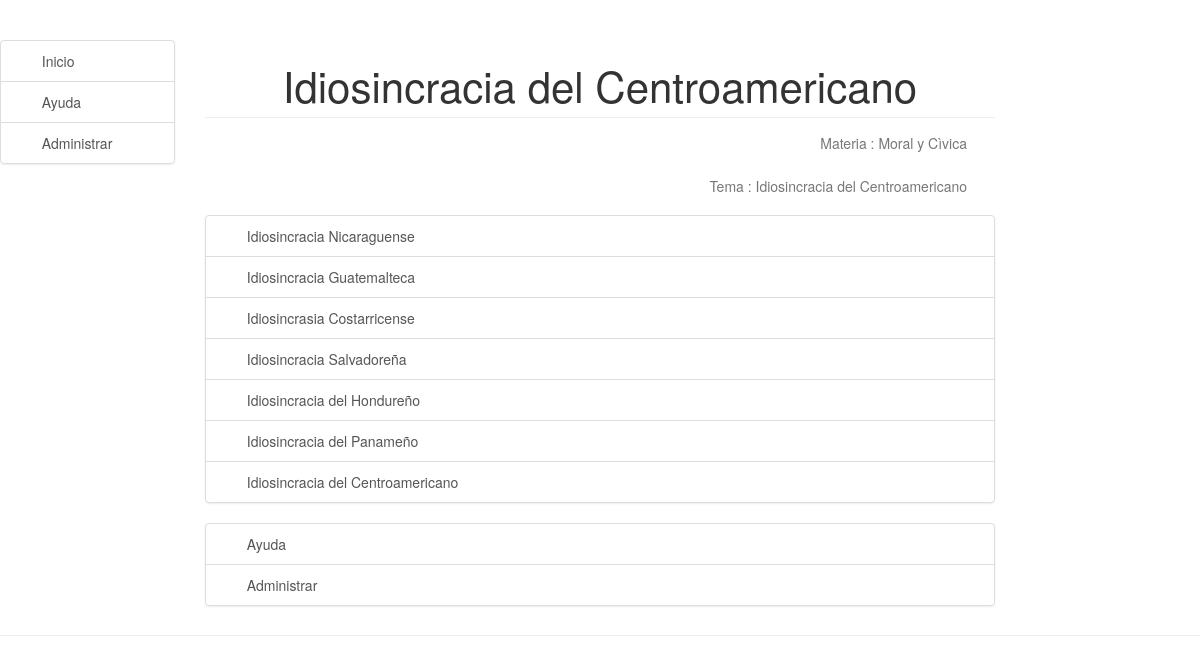
Screenshot of /didData/ActividadDet/3/ with the database file from the repository.
### didData/models.py (models this page shows, shortened)
class ActividadDet(models.Model):
    idActividad = models.ForeignKey(Actividad)
    identificacion = models.IntegerField()
    nombre = models.CharField(max_length=100)
    descripcion = models.TextField()
    contenido = models.TextField()
    mediaAsociado = models.CharField(max_length=50)
    sonido = models.CharField(max_length=50)
    video = models.CharField(max_length=50)
    imagen = models.CharField(max_length=50)
    slider = models.CharField(max_length=50)
    otroMedia = models.CharField(max_length=50)
    activa = models.BooleanField()

class Actividad(models.Model):
    idTema = models.ForeignKey(Tema)
    idTipoActividad = models.ForeignKey(TipoActividad)
    identificacion = models.IntegerField()
    nombre = models.CharField(max_length=200)
    descripcion = models.TextField()
    comentario = models.TextField()
    activa = models.BooleanField()

class Tema(models.Model):
    idMateria = models.ForeignKey(Materia)
    identificacion = models.IntegerField()
    nombre = models.CharField(max_length=200)
    descripcion = models.TextField()
    comentario = models.TextField
    activa = models.BooleanField()

class Materia(models.Model):
    identificacion = models.IntegerField()
    nombre = models.CharField(max_length=50)
    descripcion = models.TextField()
    comentario = models.TextField
    activa = models.BooleanField()

### didData/views.py (the view)
# urls.py: url(r'^didData/ActividadDet/(?P<pk>[0-9]+)/$', views.detalleActividadArdora, name='detalleActividadArdora'),
def detalleActividadArdora(request, pk):
    estaactividad = get_object_or_404(Actividad, id=pk) #objeto tipo Actividad identificacion = pk
    actividadArdoraDet = ActividadDet.objects.filter(idActividad=estaactividad.id).select_related('idActividad')
    return render(request, 'didData/detalleActividadArdora.html', {'ActividadDet': actividadArdoraDet})

### didData/templates/didData/detalleActividadArdora.html
    {% extends 'didData/base.html' %}
    {% load staticfiles %}
    {% block content %}
        <div class="header">
            <h1>{{ ActividadDet.first.idActividad.nombre }}</h1>
        </div>
        <div class="content">
            <br>
            <p style= "text-align:right;">Materia : {{ ActividadDet.first.idActividad.idTema.idMateria.descripcion }}</p>
            <br>
            <p style= "text-align:right;">Tema : {{ ActividadDet.first.idActividad.idTema.nombre }}</p>
        </div>
        <div >
            <div class="list-group">
            {% for actividad in ActividadDet %}
                 <a class="list-group-item" href="{{ actividad.contenido }}">
                 <i class="fa fa-mortar-board fa-fw" aria-hidden="true"></i>&nbsp; {{ actividad.nombre }}</a>
            {% endfor %}
            </div>
            <div class="list-group">
                <a class="list-group-item" href="/"><i class="fa fa-book fa-fw" aria-hidden="true"></i>&nbsp; Ayuda</a>
                <a class="list-group-item" href="/admin"><i class="fa fa-cog fa-fw" aria-hidden="true"></i>&nbsp; Administrar</a>
            </div>
        </div>
    {% endblock %}

### didData/static/css/side-menu.css (style rules this page uses)
body { color: #777; }
.content { margin: 0 auto; padding: 0 2.5em; max-width: 800px; margin-bottom: 20px; line-height: 1.2em; }
.header { margin: 0; color: #333; text-align: center; padding: 1em 2em 0; border-bottom: 1px solid #eee; }
.header h1 { margin: 0.2em 0; font-size: 3em; font-weight: 280; }
@media (min-width: 48em) { .header, .content { padding-left: 2em; padding-right: 2em; } }

### rows the page displays
ActividadDet: first.idActividad.nombre "Idiosincracia del Centroamericano", first.idActividad.idTema.idMateria.descripcion "Moral y Cìvica", first.idActividad.idTema.nombre "Idiosincracia del Centroamericano", nombre "Idiosincracia Nicaraguense"
ActividadDet: nombre "Idiosincracia Guatemalteca"
ActividadDet: nombre "Idiosincrasia Costarricense"
ActividadDet: nombre "Idiosincracia Salvadoreña"
ActividadDet: nombre "Idiosincracia del Hondureño"
ActividadDet: nombre "Idiosincracia del Panameño"
ActividadDet: nombre "Idiosincracia del Centroamericano"
